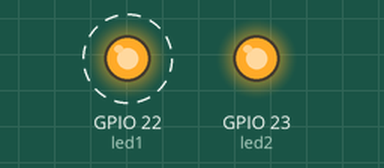
A sketch run on a simulated ESP32. On the bench: output pins drawn as LEDs (lit = HIGH). Dashed ring = blinking.

Above: at 0.2 s.
At 5.2 s:
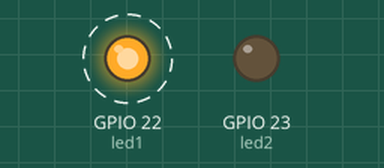
Timing chart, 0 to 7.8 s (numbered marks = the images above):
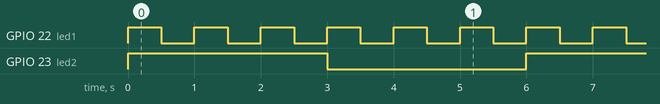

Measured:
- by itself, GPIO 22 (led1): alternates HIGH for 0.50 s and LOW for 0.50 s
- by itself, GPIO 23 (led2): alternates HIGH for 3.0 s and LOW for 3.0 s
- by itself, everything shown: repeats every 6.0 s, in 14 steps

The sketch:

multitask_rtos.ino
```cpp
#define led1 22
#define led2 23


void setup() {
  pinMode(led1, OUTPUT);
  pinMode(led2, OUTPUT);
  xTaskCreatePinnedToCore(
    TaskA,
    "Task A",
    1024,
    NULL,
    1,
    NULL,
    1

  );
  xTaskCreatePinnedToCore(
    TaskB,
    "Task B",
    1024,
    NULL,
    1,
    NULL,
    1

  );
}
void TaskA(void *parameter){
  while(1){
    digitalWrite(led1, !digitalRead(led1));
    vTaskDelay(500/portTICK_PERIOD_MS);
  }
}
void TaskB(void *parameter){
  while(1){
    digitalWrite(led2, !digitalRead(led2));
    vTaskDelay(3000/portTICK_PERIOD_MS);
  }
}
void loop() {
  // put your main code here, to run repeatedly:

}
```
